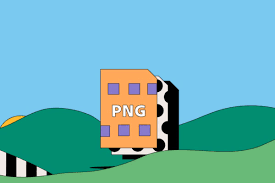
#> input picture example.png, 275 x 183 px
$ python rsa.py
#> lines starting #> are read from the running program, lines starting #| are printed output that depends on the picture
### helper_functions.py
from sympy import randprime, isprime
import random
import math
import matplotlib.pyplot as plt
from PIL import Image
import numpy as np
import io

def read_png(file_path):
    with open(file_path, 'rb') as file:
        data = file.read()
    return data

def generate_rsa_keys(bits=1024):
#> called with bits = 1024
    p = randprime(2**(bits//2 - 1), 2**(bits//2))
    q = randprime(2**(bits//2 - 1), 2**(bits//2))
    while p == q:
        q = randprime(2**(bits//2 - 1), 2**(bits//2))
    n = p * q
    phi = (p - 1) * (q - 1)
    while True:
        e = random.randint(2, phi-1)
        if math.gcd(e,phi)==1:
            break
    d = pow(e, -1, phi)
    return (e, n), (d, n)

def add_padding(data, block_size):
    padding_length = block_size - (len(data) % block_size)
    padded_data = data + bytes([padding_length] * padding_length)
    return padded_data

def remove_padding(data):
    padding_length = data[-1]
    return data[:-padding_length]

def display_image_from_bytes(data_bytes):
    img = Image.open(io.BytesIO(data_bytes))
#> img is the input picture: PIL image 275x183 P; mean R, G, B 105.7, 177.9, 181.8
    plt.imshow(img)
    plt.axis('off')
    plt.show()

def display_encrypted_image(data_bytes):
    if len(data_bytes) == 0:
        print("Brak danych do wyświetlenia. Możliwe, że zaszyfrowane dane są puste lub uszkodzone.")
        return

    try:
        length = len(data_bytes)
        side = int(np.sqrt(length / 3))  # Estymowanie wymiarów obrazu dla RGB
        if side * side * 3 > length:
            side -= 1

        image_array = np.frombuffer(data_bytes[:side * side * 3], dtype=np.uint8).reshape((side, side, 3))
        plt.imshow(image_array)
        plt.axis('off')
        plt.title("Zaszyfrowane dane obrazu")
        plt.show()
    except Exception as e:
        print(f"Wystąpił błąd podczas wyświetlania obrazu: {str(e)}")

### rsa.py
import zlib
import struct
import matplotlib.pyplot as plt
from PIL import Image
import io
from helper_functions import *

def rsa_encrypt(data, public_key):
    e, n = public_key
    max_block_size = (n.bit_length() + 7) // 8 - 1
    encrypted_data = bytearray()
    for i in range(0, len(data), max_block_size):
        block = data[i:i+max_block_size]
        integer = int.from_bytes(block, 'big')
        encrypted_integer = pow(integer, e, n)
        encrypted_data.extend(encrypted_integer.to_bytes((n.bit_length() + 7) // 8, 'big'))
    return bytes(encrypted_data)

def rsa_decrypt(data, private_key):
    d, n = private_key
    block_size = (n.bit_length() + 7) // 8
    decrypted_data = bytearray()
    for i in range(0, len(data), block_size):
        block = data[i:i+block_size]
        integer = int.from_bytes(block, 'big')
        decrypted_integer = pow(integer, d, n)
        decrypted_data.extend(decrypted_integer.to_bytes(block_size - 1, 'big'))
    return bytes(decrypted_data)

def modify_png(file_path, public_key, save_path, mode=0):
    # mode = 0 decompression->enryption->compression
    # mode = 1 encryption
#> called with file_path = 'example.png', save_path = 'encrypted_example.png', mode = 0
    e, n = public_key  # Rozpakowuj klucz publiczny do e i n
    data = read_png(file_path)
    new_png_data = bytearray(data[:8])
    pos = 8
    encrypted_image_data = bytearray()

    while pos < len(data):
        chunk_len = struct.unpack('>I', data[pos:pos + 4])[0]
        pos += 4
        chunk_type = data[pos:pos + 4]
        pos += 4
        chunk_data = data[pos:pos + chunk_len]
        pos += chunk_len
        crc = data[pos:pos + 4]
        pos += 4

        if chunk_type == b'IDAT':
            try:
                if mode==0:
                    decompressed_data = zlib.decompress(chunk_data)
                elif mode==1:
                    decompressed_data=chunk_data
                padded_data = add_padding(decompressed_data, (n.bit_length() + 7) // 8 - 1)
                encrypted_data = rsa_encrypt(padded_data, public_key)
                encrypted_image_data.extend(encrypted_data)
                if mode==0:
                    recompressed_data = zlib.compress(encrypted_data)
                elif mode==1:
                    recompressed_data = encrypted_data
                chunk_data = recompressed_data
                chunk_len = len(chunk_data)
            except zlib.error as e:
                print("Error decompressing data: ", str(e))
                continue  # Przechodź do kolejnego chunka

        new_crc = zlib.crc32(chunk_type)
        new_crc = zlib.crc32(chunk_data, new_crc)
        new_crc = struct.pack('>I', new_crc & 0xffffffff)

        new_png_data.extend(struct.pack('>I', chunk_len))
        new_png_data.extend(chunk_type)
        new_png_data.extend(chunk_data)
        new_png_data.extend(new_crc)

    with open(save_path, 'wb') as file:
        file.write(new_png_data)

    return new_png_data, encrypted_image_data

def decrypt_and_reconstruct_png(encrypted_png_path, private_key, decrypted_png_path, mode=0):
    # mode = 0 decompression->decryption->compression
    # mode = 1 decryption
#> called with encrypted_png_path = 'encrypted_example.png', decrypted_png_path = 'decrypted_example.png', mode = 0
    data = read_png(encrypted_png_path)
    new_png_data = bytearray(data[:8])  # Kopiowanie nagłówka PNG
    pos = 8

    while pos < len(data):
        chunk_len = struct.unpack('>I', data[pos:pos + 4])[0]
        pos += 4
        chunk_type = data[pos:pos + 4]
        pos += 4
        chunk_data = data[pos:pos + chunk_len]
        pos += chunk_len
        crc = data[pos:pos + 4]
        pos += 4

        if chunk_type == b'IDAT':
            try:
                if mode==0:
                    encrypted_data = zlib.decompress(chunk_data)
                elif mode==1:
                    encrypted_data=chunk_data
                # Deszyfrowanie danych
                decrypted_data = rsa_decrypt(encrypted_data, private_key)
                # Usunięcie paddingu
                padded_decrypted_data = remove_padding(decrypted_data)
                # Kompresja danych po usunięciu paddingu
                if mode==0:
                    decompressed_data = zlib.compress(padded_decrypted_data)
                elif mode==1:
                    decompressed_data = padded_decrypted_data
                chunk_data = decompressed_data
                chunk_len = len(chunk_data)
            except zlib.error as e:
                print(f"Błąd zlib przy próbie dekompresji: {str(e)}")
                continue  # Przechodź do kolejnego chunka, pomijając uszkodzone

        # Obliczanie nowego CRC dla zmodyfikowanego chunku
        new_crc = zlib.crc32(chunk_type)
        new_crc = zlib.crc32(chunk_data, new_crc)
        new_crc = struct.pack('>I', new_crc & 0xffffffff)

        # Rekonstrukcja chunków PNG
        new_png_data.extend(struct.pack('>I', chunk_len))
        new_png_data.extend(chunk_type)
        new_png_data.extend(chunk_data)
        new_png_data.extend(new_crc)

    with open(decrypted_png_path, 'wb') as file:
        file.write(new_png_data)


public_key, private_key = generate_rsa_keys(bits=1024)
original_png_path = "example.png"
encrypted_png_path = "encrypted_example.png"
decrypted_png_path = "decrypted_example.png"

print("Obraz oryginalny:")
display_image_from_bytes(read_png(original_png_path))

for mode in range(2):
    new_png_data, encrypted_image_data = modify_png(original_png_path, public_key, encrypted_png_path, mode)
    decrypt_and_reconstruct_png(encrypted_png_path, private_key, decrypted_png_path, mode)

    print("Dane obrazu zaszyfrowanego:")
    display_encrypted_image(encrypted_image_data)
#> in display_encrypted_image, `plt.show()`:
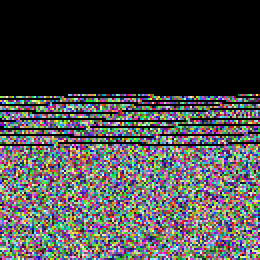
#> shown: shape (130, 130, 3) (shown 2 times larger); mean R, G, B 73.8, 73.8, 73.8
    print("Obraz odszyfrowany:")
    display_image_from_bytes(read_png(decrypted_png_path))
